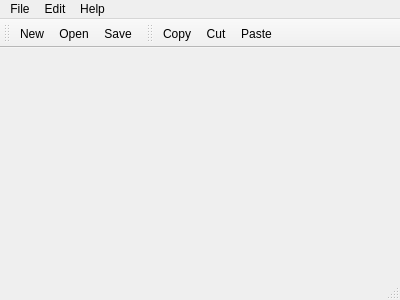
<?xml version="1.0" encoding="UTF-8"?>
<ui version="4.0">
 <class>MainWindow</class>
 <widget class="QMainWindow" name="MainWindow">
  <property name="geometry">
   <rect>
    <x>0</x>
    <y>0</y>
    <width>400</width>
    <height>300</height>
   </rect>
  </property>
  <property name="windowTitle">
   <string>My Main Window</string>
  </property>
  <widget class="QWidget" name="centralWidget"/>
  <widget class="QMenuBar" name="menuBar">
   <property name="geometry">
    <rect>
     <x>0</x>
     <y>0</y>
     <width>400</width>
     <height>23</height>
    </rect>
   </property>
   <widget class="QMenu" name="menuFile">
    <property name="title">
     <string>File</string>
    </property>
    <addaction name="actionNew"/>
    <addaction name="actionOpen"/>
    <addaction name="actionSave"/>
    <addaction name="actionExit"/>
   </widget>
   <widget class="QMenu" name="menuEdit">
    <property name="title">
     <string>Edit</string>
    </property>
    <addaction name="actionCopy"/>
    <addaction name="actionCut"/>
    <addaction name="actionPaste"/>
   </widget>
   <widget class="QMenu" name="menuHelp">
    <property name="title">
     <string>Help</string>
    </property>
    <addaction name="actionAbout"/>
   </widget>
   <addaction name="menuFile"/>
   <addaction name="menuEdit"/>
   <addaction name="menuHelp"/>
  </widget>
  <widget class="QToolBar" name="mainToolBar">
   <attribute name="toolBarArea">
    <enum>TopToolBarArea</enum>
   </attribute>
   <attribute name="toolBarBreak">
    <bool>false</bool>
   </attribute>
   <addaction name="actionNew"/>
   <addaction name="actionOpen"/>
   <addaction name="actionSave"/>
  </widget>
  <widget class="QStatusBar" name="statusBar">
   <property name="toolTip">
    <string/>
   </property>
   <property name="statusTip">
    <string>Ready</string>
   </property>
  </widget>
  <widget class="QToolBar" name="toolBar">
   <property name="windowTitle">
    <string>toolBar</string>
   </property>
   <attribute name="toolBarArea">
    <enum>TopToolBarArea</enum>
   </attribute>
   <attribute name="toolBarBreak">
    <bool>false</bool>
   </attribute>
   <addaction name="actionCopy"/>
   <addaction name="actionCut"/>
   <addaction name="actionPaste"/>
  </widget>
  <action name="actionOpen">
   <property name="icon">
    <iconset resource="mainwindow.qrc">
     <normaloff>:/images/open.png</normaloff>:/images/open.png</iconset>
   </property>
   <property name="text">
    <string>Open</string>
   </property>
   <property name="statusTip">
    <string>open</string>
   </property>
   <property name="shortcut">
    <string>Ctrl+O</string>
   </property>
  </action>
  <action name="actionNew">
   <property name="icon">
    <iconset resource="mainwindow.qrc">
     <normaloff>:/images/new.png</normaloff>:/images/new.png</iconset>
   </property>
   <property name="text">
    <string>New</string>
   </property>
   <property name="shortcut">
    <string>Ctrl+N</string>
   </property>
  </action>
  <action name="actionSave">
   <property name="icon">
    <iconset resource="mainwindow.qrc">
     <normaloff>:/images/save.png</normaloff>:/images/save.png</iconset>
   </property>
   <property name="text">
    <string>Save</string>
   </property>
   <property name="shortcut">
    <string>Ctrl+S</string>
   </property>
  </action>
  <action name="actionExit">
   <property name="text">
    <string>Exit</string>
   </property>
   <property name="shortcut">
    <string>Ctrl+Q</string>
   </property>
  </action>
  <action name="actionCopy">
   <property name="icon">
    <iconset resource="mainwindow.qrc">
     <normaloff>:/images/copy.png</normaloff>:/images/copy.png</iconset>
   </property>
   <property name="text">
    <string>Copy</string>
   </property>
   <property name="shortcut">
    <string>Ctrl+C</string>
   </property>
  </action>
  <action name="actionCut">
   <property name="icon">
    <iconset resource="mainwindow.qrc">
     <normaloff>:/images/cut.png</normaloff>:/images/cut.png</iconset>
   </property>
   <property name="text">
    <string>Cut</string>
   </property>
   <property name="shortcut">
    <string>Ctrl+X</string>
   </property>
  </action>
  <action name="actionPaste">
   <property name="icon">
    <iconset resource="mainwindow.qrc">
     <normaloff>:/images/paste.png</normaloff>:/images/paste.png</iconset>
   </property>
   <property name="text">
    <string>Paste</string>
   </property>
   <property name="shortcut">
    <string>Ctrl+V</string>
   </property>
  </action>
  <action name="actionAbout">
   <property name="text">
    <string>About</string>
   </property>
  </action>
 </widget>
 <layoutdefault spacing="6" margin="11"/>
 <resources>
  <include location="mainwindow.qrc"/>
 </resources>
 <connections/>
</ui>
